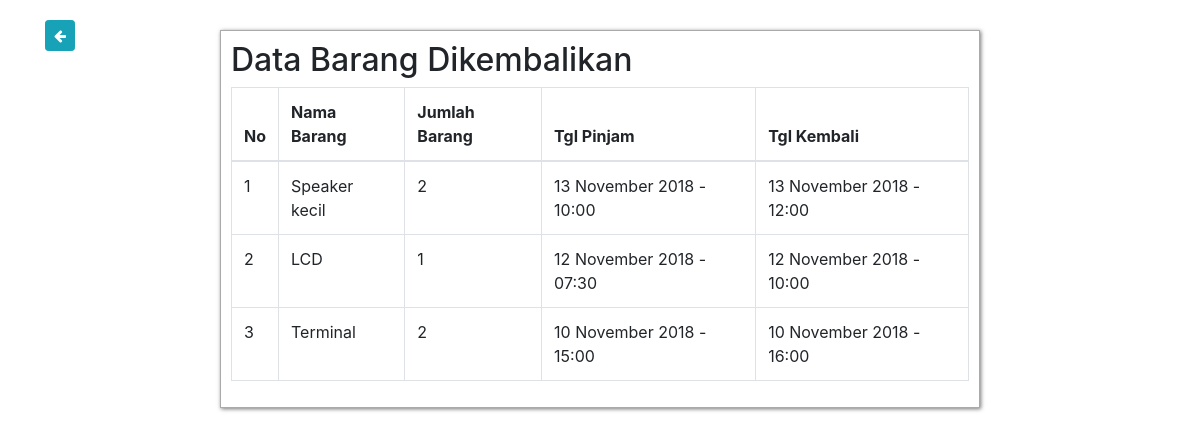
The page /barang-dikembalikan.php?username=adlubagus94 on the database its author committed.
### tables this page shows
CREATE TABLE `tbl_transaksi` (
  `id` int(11) NOT NULL,
  `nama_barang` varchar(50) NOT NULL,
  `peminjam` varchar(100) NOT NULL,
  `level` varchar(50) NOT NULL,
  `jml_barang` int(11) NOT NULL,
  `tgl_pinjam` varchar(50) NOT NULL,
  `tgl_kembali` varchar(50) NOT NULL
);

### barang-dikembalikan.php (the view, shortened to what this page needs)
<?php
	if(isset($_GET['username'])){
		$username = $_GET['username'];
	}
?>
<!DOCTYPE html>
<html>
<head>
	<link rel="stylesheet" type="text/css" href="tambahan/bootstrap-4.1.3/dist/css/bootstrap.css">
	<link rel="stylesheet" type="text/css" href="tambahan/bootstrap-4.1.3/dist/css/bootstrap.min.css">
	<link rel="stylesheet" type="text/css" href="assets/css/register-style.css">
	<link rel="stylesheet" type="text/css" href="tambahan/font-awesome/css/font-awesome.css">
</head>
<body  style="background-image: url('') !important;">
	<div class="container">
		<div class='row'>
			<div class="col-md-2" style="padding-top: 20px;">
				<a href="index.php" class="btn btn-info btn-icon btn-sm">
					<i class="fa fa-arrow-left"></i>
				</a>
			</div>
			<div class="col-md-8 form-register-container">
				<h2>Data Barang Dikembalikan</h2>
				<table class="table table-bordered table-super-condensed">
					<thead>
						<tr>
							<th>No</th>
							<th>Nama Barang</th>
							<th>Jumlah Barang</th>
							<th>Tgl Pinjam</th>
							<th>Tgl Kembali</th>
						</tr>
					</thead>
					<tbody>
						<?php
							include 'config.php';
							$query = mysqli_query($connect,"SELECT * FROM tbl_transaksi WHERE peminjam='$username' ORDER BY id DESC");
							if(mysqli_num_rows($query) == 0){
								echo "<tr><td colspan='6'>belum ada data!</td></tr>";
							}else{
								$no = 1;
								while ($data = mysqli_fetch_array($query)) {
						?>
									<tr>
										<td><?php echo $no;?></td>
										<td><?php echo $data['nama_barang'];?></td>
										<td><?php echo $data['jml_barang'];?></td>
										<td><?php echo $data['tgl_pinjam'];?></td>
										<td><?php echo $data['tgl_kembali'];?></td>
									</tr>
						<?php
									$no++;
								}
							}
						?>
					</tbody>
				</table>
			</div>
		</div>
	</div>
</body>
</html>

### assets/css/register-style.css (style rules this page uses)
.form-register-container { margin-top: 30px !important; background: rgba(255,255,255,0.5); border: 1px solid #aaa; box-shadow: 1px 1px 4px #777; padding: 10px; }

### rows shown on the page
tbl_transaksi: nama_barang "Speaker kecil", jml_barang "2", tgl_pinjam "13 November 2018 - 10:00", tgl_kembali "13 November 2018 - 12:00"
tbl_transaksi: nama_barang "LCD", jml_barang "1", tgl_pinjam "12 November 2018 - 07:30", tgl_kembali "12 November 2018 - 10:00"
tbl_transaksi: nama_barang "Terminal", jml_barang "2", tgl_pinjam "10 November 2018 - 15:00", tgl_kembali "10 November 2018 - 16:00"
